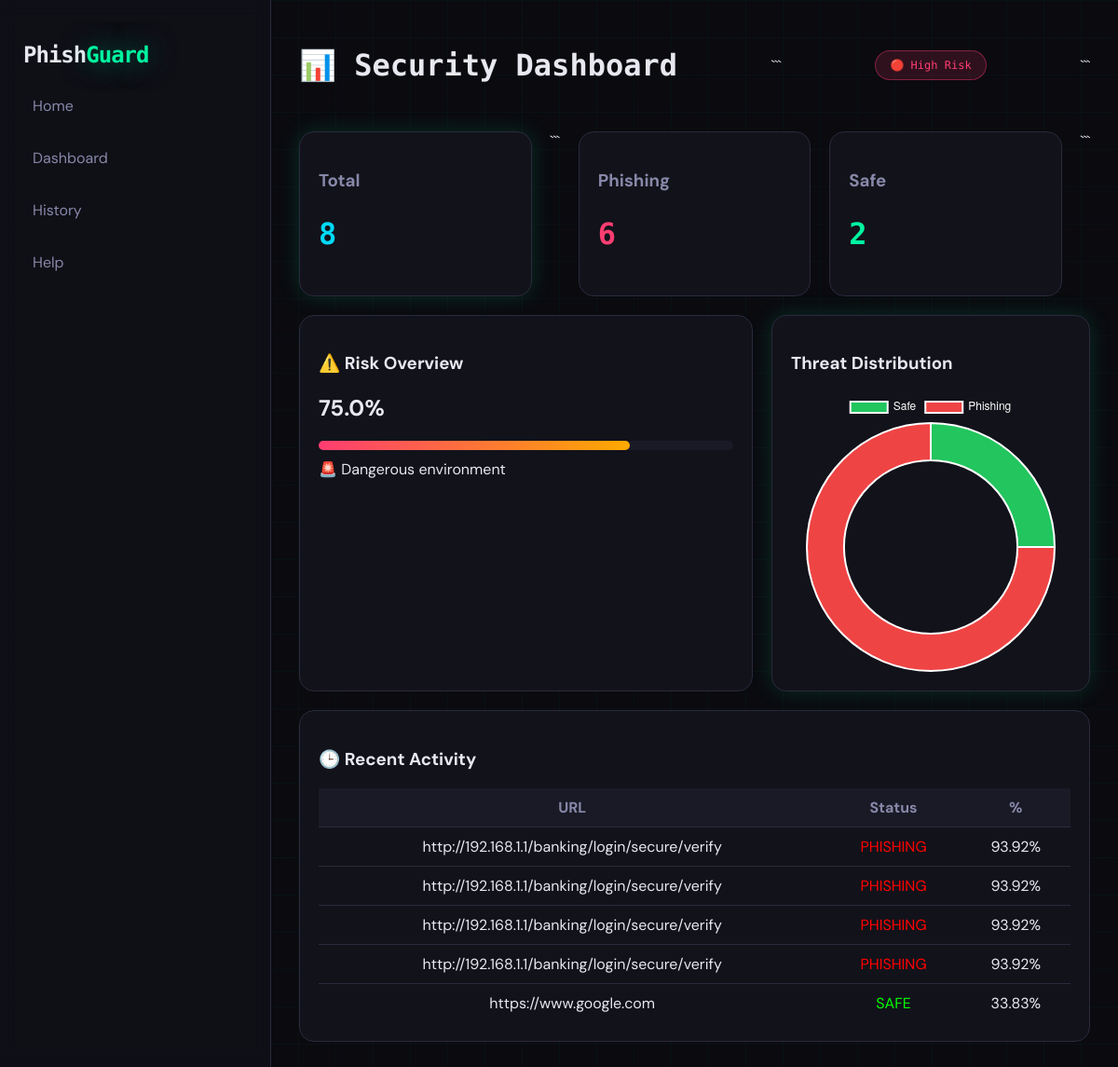
Page /dashboard on the earlier database version.
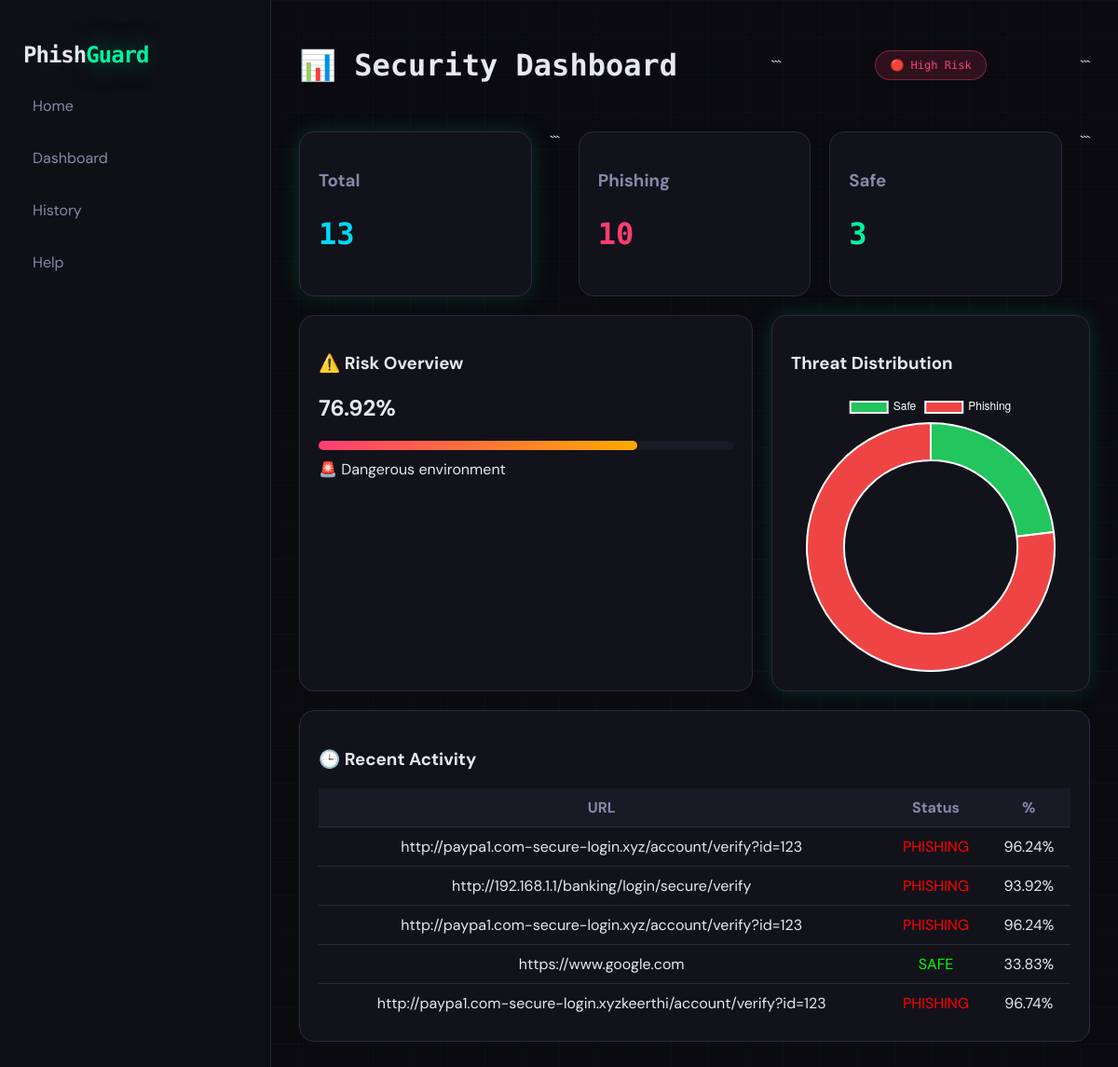
Same page on the later database version.
### tables this page shows
CREATE TABLE scans (
            id INTEGER PRIMARY KEY AUTOINCREMENT,
            url TEXT,
            prediction TEXT,
            phishing_prob REAL,
            date TIMESTAMP DEFAULT CURRENT_TIMESTAMP
        );

### app.py (the view)
@app.route('/dashboard')
def dashboard():
    conn = sqlite3.connect("history.db")
    c = conn.cursor()
    c.execute("SELECT COUNT(*) FROM scans")
    total = c.fetchone()[0]
    c.execute("SELECT COUNT(*) FROM scans WHERE prediction='PHISHING'")
    phishing = c.fetchone()[0]
    safe = total - phishing
    c.execute("""
        SELECT url, prediction, phishing_prob, date
        FROM scans
        ORDER BY id DESC
        LIMIT 5
    """)
    recent = c.fetchall()
    risk_percent = round((phishing / total) * 100, 2) if total > 0 else 0
    conn.close()
    return render_template(
        'dashboard.html',
        total=total,
        phishing=phishing,
        safe=safe,
        recent=recent,
        risk_percent=risk_percent
    )

### templates/dashboard.html (shortened to what this page needs)
<!DOCTYPE html>
<html lang="en">
<head>
</head>
<body>
<div class="sidebar">
    <h2 class="logo">
    <span class="phish">Phish</span><span class="guard">Guard</span>
    </h2>
    <a href="/">Home</a>
    <a href="/dashboard">Dashboard</a>
    <a href="/history">History</a>
    <a href="/help">Help</a>
</div>
<div class="main">
<div class="header">
    <h1>📊 Security Dashboard</h1>
```
{% if risk_percent > 70 %}
    <div class="status" style="background:red;">🔴 High Risk</div>
{% elif risk_percent > 40 %}
    <div class="status" style="background:orange;">🟠 Medium</div>
{% else %}
    <div class="status" style="background:green;">🟢 Safe</div>
{% endif %}
```
</div>
<div class="cards">
    <div class="card glow">
        <h3>Total</h3>
        <h2 class="total">{{ total }}</h2>
    </div>
```
<div class="card">
    <h3>Phishing</h3>
    <h2 class="phishing">{{ phishing }}</h2>
</div>
<div class="card">
    <h3>Safe</h3>
    <h2 class="safe">{{ safe }}</h2>
</div>
```
</div>
<div class="grid">
<div class="box">
<h3>⚠️ Risk Overview</h3>
<h2>{{ risk_percent }}%</h2>
<div class="progress">
    <div class="progress-bar" style="width:{{ risk_percent }}%"></div>
</div>
<p style="margin-top:10px;">
{% if risk_percent > 70 %}
🚨 Dangerous environment
{% elif risk_percent > 40 %}
⚠️ Be careful
{% else %}
✅ Safe usage
{% endif %}
</p>
</div>
<div class="box glow">
<h3>Threat Distribution</h3>
<canvas id="chart"></canvas>
</div>
</div>
<div class="box" style="margin-top:20px;">
<h3>🕒 Recent Activity</h3>
<table>
<tr>
<th>URL</th>
<th>Status</th>
<th>%</th>
</tr>
{% for row in recent %}
<tr>
<td>{{ row[0] }}</td>
<td style="color:{% if row[1]=='PHISHING' %}red{% else %}lime{% endif %}">
{{ row[1] }}
</td>
<td>{{ row[2] }}%</td>
</tr>
{% endfor %}
</table>
</div>
</div>
<script>
new Chart(document.getElementById('chart'), {
type:'doughnut',
data:{
labels:['Safe','Phishing'],
datasets:[{
data:[{{ safe }},{{ phishing }}],
backgroundColor:['#22c55e','#ef4444']
}]
},
options:{
cutout:'70%',
plugins:{
legend:{labels:{color:'white'}}
}
}
});
</script>
</body>
</html>

Differences in the rows shown:
no longer on this page (row unchanged): scans: url "http://192.168.1.1/banking/login/secure/verify", prediction "PHISHING", phishing_prob "93.92"
no longer on this page (row unchanged): scans: url "http://192.168.1.1/banking/login/secure/verify", prediction "PHISHING", phishing_prob "93.92"
no longer on this page (row unchanged): scans: url "http://192.168.1.1/banking/login/secure/verify", prediction "PHISHING", phishing_prob "93.92"
added scans: url "http://paypa1.com-secure-login.xyz/account/verify?id=123", prediction "PHISHING", phishing_prob "96.24"
added scans: url "http://paypa1.com-secure-login.xyz/account/verify?id=123", prediction "PHISHING", phishing_prob "96.24"
added scans: url "http://paypa1.com-secure-login.xyzkeerthi/account/verify?id=123", prediction "PHISHING", phishing_prob "96.74"
Other differences:
{{ total }}: "8" → "13"
{{ phishing }}: "6" → "10"
{{ safe }}: "2" → "3"
{{ risk_percent }}: "75.0" → "76.92"
{{ risk_percent }}: 75.0 → 76.92 (drawn)
chart data {{ safe }}: 2 → 3
chart data {{ phishing }}: 6 → 10
